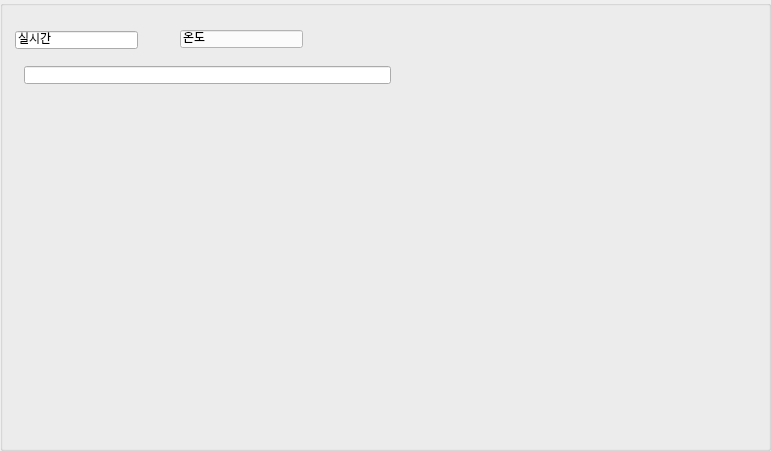
           <widget class="QGroupBox" name="group1">
            <property name="geometry">
             <rect>
              <x>210</x>
              <y>-10</y>
              <width>771</width>
              <height>451</height>
             </rect>
            </property>
            <property name="title">
             <string/>
            </property>
            <widget class="QWidget" name="wdg_humidity" native="true">
             <property name="geometry">
              <rect>
               <x>14</x>
               <y>66</y>
               <width>743</width>
               <height>371</height>
              </rect>
             </property>
             <widget class="QLineEdit" name="le_temperature">
              <property name="geometry">
               <rect>
                <x>10</x>
                <y>0</y>
                <width>367</width>
                <height>18</height>
               </rect>
              </property>
              <property name="readOnly">
               <bool>true</bool>
              </property>
             </widget>
            </widget>
            <widget class="QLineEdit" name="le_humidity_2">
             <property name="geometry">
              <rect>
               <x>15</x>
               <y>31</y>
               <width>123</width>
               <height>18</height>
              </rect>
             </property>
             <property name="styleSheet">
              <string notr="true">color: rgb(0, 0, 0);</string>
             </property>
             <property name="text">
              <string>실시간</string>
             </property>
             <property name="readOnly">
              <bool>true</bool>
             </property>
            </widget>
            <widget class="QLineEdit" name="le_temperature_3">
             <property name="geometry">
              <rect>
               <x>180</x>
               <y>30</y>
               <width>123</width>
               <height>18</height>
              </rect>
             </property>
             <property name="palette">
              <palette>
               <active>
                <colorrole role="WindowText">
                 <brush brushstyle="SolidPattern">
                  <color alpha="255">
                   <red>0</red>
                   <green>0</green>
                   <blue>0</blue>
                  </color>
                 </brush>
                </colorrole>
                <colorrole role="Button">
                 <brush brushstyle="SolidPattern">
                  <color alpha="255">
                   <red>251</red>
                   <green>251</green>
                   <blue>251</blue>
                  </color>
                 </brush>
                </colorrole>
                <colorrole role="Text">
                 <brush brushstyle="SolidPattern">
                  <color alpha="255">
                   <red>0</red>
                   <green>0</green>
                   <blue>0</blue>
                  </color>
                 </brush>
                </colorrole>
                <colorrole role="ButtonText">
                 <brush brushstyle="SolidPattern">
                  <color alpha="255">
                   <red>0</red>
                   <green>0</green>
                   <blue>0</blue>
                  </color>
                 </brush>
                </colorrole>
                <colorrole role="Base">
                 <brush brushstyle="SolidPattern">
                  <color alpha="255">
                   <red>251</red>
                   <green>251</green>
                   <blue>251</blue>
                  </color>
                 </brush>
                </colorrole>
                <colorrole role="Window">
                 <brush brushstyle="SolidPattern">
                  <color alpha="255">
                   <red>251</red>
                   <green>251</green>
                   <blue>251</blue>
                  </color>
                 </brush>
                </colorrole>
                <colorrole role="PlaceholderText">
                 <brush brushstyle="SolidPattern">
                  <color alpha="255">
                   <red>0</red>
                   <green>0</green>
                   <blue>0</blue>
                  </color>
                 </brush>
                </colorrole>
               </active>
               <inactive>
                <colorrole role="WindowText">
                 <brush brushstyle="SolidPattern">
                  <color alpha="255">
                   <red>0</red>
                   <green>0</green>
                   <blue>0</blue>
                  </color>
                 </brush>
                </colorrole>
                <colorrole role="Button">
                 <brush brushstyle="SolidPattern">
                  <color alpha="255">
                   <red>251</red>
                   <green>251</green>
                   <blue>251</blue>
                  </color>
                 </brush>
                </colorrole>
                <colorrole role="Text">
                 <brush brushstyle="SolidPattern">
                  <color alpha="255">
                   <red>0</red>
                   <green>0</green>
                   <blue>0</blue>
                  </color>
                 </brush>
                </colorrole>
                <colorrole role="ButtonText">
                 <brush brushstyle="SolidPattern">
                  <color alpha="255">
                   <red>0</red>
                   <green>0</green>
                   <blue>0</blue>
                  </color>
                 </brush>
                </colorrole>
                <colorrole role="Base">
                 <brush brushstyle="SolidPattern">
                  <color alpha="255">
                   <red>251</red>
                   <green>251</green>
                   <blue>251</blue>
                  </color>
                 </brush>
                </colorrole>
                <colorrole role="Window">
                 <brush brushstyle="SolidPattern">
                  <color alpha="255">
                   <red>251</red>
                   <green>251</green>
                   <blue>251</blue>
                  </color>
                 </brush>
                </colorrole>
                <colorrole role="PlaceholderText">
                 <brush brushstyle="SolidPattern">
                  <color alpha="255">
                   <red>0</red>
                   <green>0</green>
                   <blue>0</blue>
                  </color>
                 </brush>
                </colorrole>
               </inactive>
               <disabled>
                <colorrole role="WindowText">
                 <brush brushstyle="SolidPattern">
                  <color alpha="255">
                   <red>0</red>
                   <green>0</green>
                   <blue>0</blue>
                  </color>
                 </brush>
                </colorrole>
                <colorrole role="Button">
                 <brush brushstyle="SolidPattern">
                  <color alpha="255">
                   <red>251</red>
                   <green>251</green>
                   <blue>251</blue>
                  </color>
                 </brush>
                </colorrole>
                <colorrole role="Text">
                 <brush brushstyle="SolidPattern">
                  <color alpha="255">
                   <red>0</red>
                   <green>0</green>
                   <blue>0</blue>
                  </color>
                 </brush>
                </colorrole>
                <colorrole role="ButtonText">
                 <brush brushstyle="SolidPattern">
                  <color alpha="255">
                   <red>0</red>
                   <green>0</green>
                   <blue>0</blue>
                  </color>
                 </brush>
                </colorrole>
                <colorrole role="Base">
                 <brush brushstyle="SolidPattern">
                  <color alpha="255">
                   <red>251</red>
                   <green>251</green>
                   <blue>251</blue>
                  </color>
                 </brush>
                </colorrole>
                <colorrole role="Window">
                 <brush brushstyle="SolidPattern">
                  <color alpha="255">
                   <red>251</red>
                   <green>251</green>
                   <blue>251</blue>
                  </color>
                 </brush>
                </colorrole>
                <colorrole role="PlaceholderText">
                 <brush brushstyle="SolidPattern">
                  <color alpha="255">
                   <red>0</red>
                   <green>0</green>
                   <blue>0</blue>
                  </color>
                 </brush>
                </colorrole>
               </disabled>
              </palette>
             </property>
             <property name="text">
              <string>온도</string>
             </property>
             <property name="readOnly">
              <bool>true</bool>
             </property>
            </widget>
           </widget>
